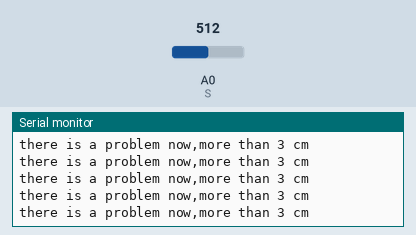
Recording of a sketch running on a simulated Arduino Uno, built with avr-gcc and run on an emulated ATmega328P. Shown: the last lines printed to the serial monitor. The test bench sets the inputs (shaded band); at power-on: A0 (S) = 512.

Above: at 1.2 s.
1.3 s: A0 (S) set to 370
3.2 s: A0 (S) set to 390
6.2 s: A0 (S) set to 335
At 6.3 s:
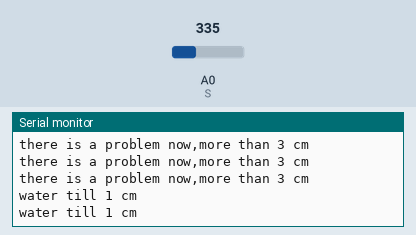
9.2 s: A0 (S) set to 511
12.2 s: A0 (S) set to 104
At 12.3 s:
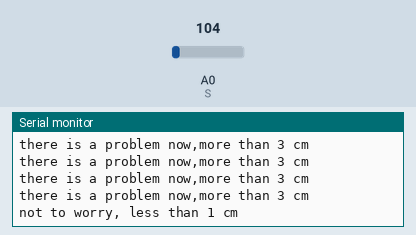
14.1 s: A0 (S) set to 0
At 14.9 s:
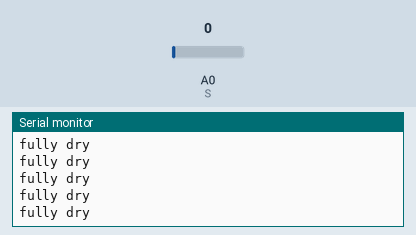

Measured:
- after the input at 6.2 s, the serial monitor: prints a new line after 0.07 s (image 1)
- after the input at 12.2 s, the serial monitor: prints a new line after 0.08 s (image 2)
- after the input at 14.1 s, the serial monitor: prints a new line after 0.08 s (image 3)

The sketch:

water_level_depth_sensor.ino
```cpp
const int S = A0;
int value;

void setup() {
  // put your setup code here, to run once:
  Serial.begin(9600);
  Serial.print(" analog values for water level up to 4cm");
}

void loop() {
  // put your main code here, to run repeatedly:
   value = analogRead(S);
   //Serial.println(value);
   if(value == 0)
   {
    Serial.println("fully dry");
   }
   else if(value <= 114 )
   {
    Serial.println("not to worry, less than 1 cm");
   }
   else if(value >=325 && value <= 345  )
   {
    Serial.println("water till 1 cm");
   }
   else if(value >=360 && value < 380 )
   {
    Serial.println("water till 2 cm");
   }
    else if(value > 380)
   {
    Serial.println("there is a problem now,more than 3 cm");
   }

}
```
